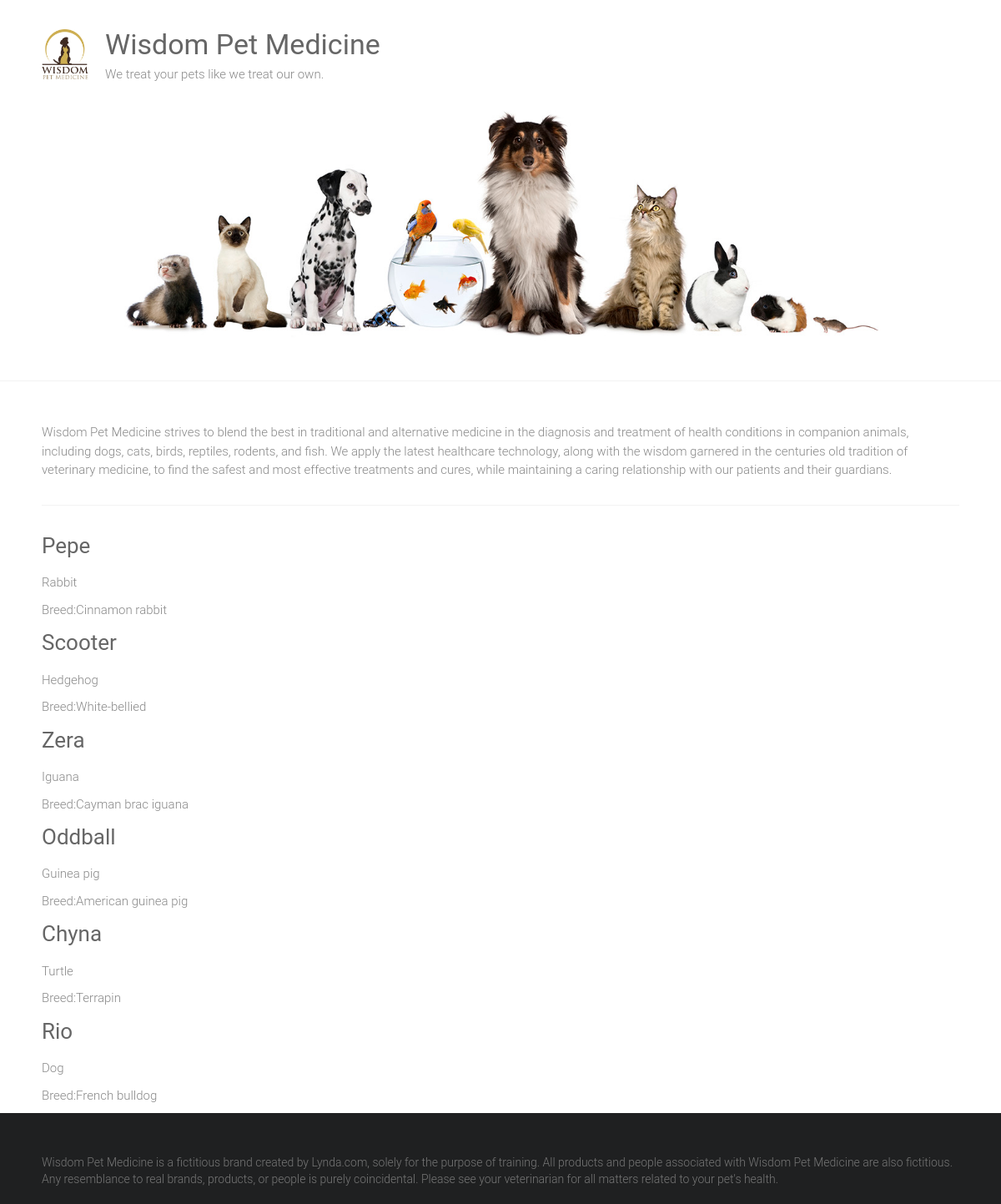
The page / on the database its author committed.
### adoptions/models.py (models this page shows)
class Pet(models.Model):
    SEX_CHOICES = [('M','Male'),('F','Female')]
    name = models.CharField(max_length = 30)
    submitter = models.CharField(max_length = 30)
    species = models.CharField(max_length = 30)
    breed = models.CharField(max_length = 30, blank=True)
    description = models.TextField()
    sex = models.CharField(choices=SEX_CHOICES, max_length = 1, blank=True)
    submission_date = models.DateTimeField()
    age = models.IntegerField(null=True)
    vaccinations = models.ManyToManyField('Vaccine', blank=True)

### adoptions/views.py (the view)
# urls.py: path('', views.home, name='home'),
def home(request):
    pets = Pet.objects.all()
    return render(request, 'home.html', {'pets': pets})

### adoptions/templates/home.html (shortened to what this page needs)
{% extends "base.html" %}
{% block content %}
<div>
    {% for pet in pets %}
    <div class="petname">
        <a href="{% url 'pet_detail' pet.id %}">
            <h3>{{ pet.name | capfirst }}</h3>
        </a>
        <p>{{ pet.species }}</p>
        {% if pet.breed %}
            <p>Breed:{{ pet.breed }}</p>
        {% endif %}
    </div>
    {% endfor %}
</div>
{% endblock %}

### adoptions/templates/base.html (shortened to what this page needs)
{% load static %}
<html lang="en-US">
    <head>
        <link rel="stylesheet" id="ample-style-css" href="{% static 'style.css' %}" type="text/css" media="all">
    </head>
    <body class="wide">
        <div id="page" class="hfeed site">
            <header>
                <div class="header">
                    <div class="main-head-wrap inner-wrap clearfix">
                        <div id="header-logo-image">
                            <a href="/">
                                <img src="{% static 'images/logo.png' %}" alt="Wisdom Pet Medicine">
                            </a>
                        </div>
                        <div id="header-text" class="">
                            <h1 id="site-title">
                                <a href="/" title="Wisdom Pet Medicine" rel="home">Wisdom Pet Medicine</a>
                            </h1>
                            <p>We treat your pets like we treat our own.</p>
                        </div>
                        <img src="{% static 'images/header.jpg' %}" alt="Wisdom Pet Medicine">
                    </div>
                </div>
            </header>
            <div class="main-wrapper">
                <div class="single-page clearfix">
                    <div class="inner-wrap">
                        <p>Wisdom Pet Medicine strives to blend the best in traditional and alternative medicine in the diagnosis and treatment of health conditions in companion animals, including dogs, cats, birds, reptiles, rodents, and fish. We apply the latest healthcare technology, along with the wisdom garnered in the centuries old tradition of veterinary medicine, to find the safest and most effective treatments and cures, while maintaining a caring relationship with our patients and their guardians.</p>
                        <hr>
                        <div>
                        {% block content %}
                        {% endblock %}
                        </div>
                    </div>
                </div>
            </div>
            <footer id="colophon">
                <div class="inner-wrap">
                    Wisdom Pet Medicine is a fictitious brand created by Lynda.com, solely for the purpose of training. All products and people associated with Wisdom Pet Medicine are also fictitious. Any resemblance to real brands, products, or people is purely coincidental. Please see your veterinarian for all matters related to your pet's health.
                </div>
            </footer>
        </div>
    </body>
</html>

### static/style.css (style rules this page uses)
html, body, div, span, applet, object, iframe, h1, h2, h3, h4, h5, h6, p, blockquote, pre, a, abbr, acronym, address, big, cite, code, del, dfn, em, font, ins, kbd, q, s, samp, small, strike, strong, sub, sup, tt, var, dl, dt, dd, ol, ul, li, fieldset, form, label, legend, table, caption, tbody, tfoot, thead, tr, th, td { border: 0; font: inherit; font-size: 100%; font-style: inherit; font-weight: inherit; margin: 0; outline: 0; padding: 0; vertical-align: baseline; }
html { overflow-y: scroll; -webkit-text-size-adjust: 100%; -ms-text-size-adjust: 100%; }
article, aside, details, figcaption, figure, footer, header, main, nav, section { display: block; }
h1, h2, h3, h4, h5, h6 { color: #666666; line-height: 1.4; padding-bottom: 15px; font-weight: normal; }
h1 { font-size: 30px; }
h3 { font-size: 26px; }
body, button, input, select, textarea { color: #888888; font-size: 15px; line-height: 1.5; font-family: 'Roboto', sans-serif; font-weight: 300; }
p { color: #888888; font-size: 15px; line-height: 1.5; margin-bottom: 15px; font-weight: 300; }
body { background: #f2f2f2; }
hr { border-color: #f2f2f2; border-style: solid none none; border-width: 1px 0 0; height: 0; margin: 30px 0; }
a { color: #80abc8; text-decoration: none; -webkit-transition: 0.25s ease-in-out; -moz-transition: 0.25s ease-in-out; transition: 0.25s ease-in-out; -ms-transition: 0.25s ease-in-out; -o-transition: 0.25s ease-in-out; }
img { max-width: 100%; height: auto; vertical-align: top; margin-bottom: 18px; }
a img { border: 0; }
.clearfix:after { visibility: hidden; display: block; font-size: 0; content: " "; clear: both; height: 0; }
.clearfix { display: inline-block; }
.clearfix { display: block; }
body { padding-top: 30px; padding-bottom: 30px; }
body.wide { padding-top: 0; padding-bottom: 0; }
#page { background-color: #ffffff; margin: 0 auto; max-width: 1180px; box-shadow: 0 1px 2px 0 rgba(0, 0, 0, 0.1); }
.wide #page { max-width: 100%; }
.inner-wrap { max-width: 1100px; margin: 0 auto; }
.main-head-wrap { padding: 30px 0; }
.header { border-bottom: 1px solid #f2f2f2; }
#header-logo-image { float: left; padding: 5px 20px 5px 0; max-width: 100%; }
#header-logo-image img { margin-bottom: 0px; max-height: 60px; height: auto; width: auto; }
#header-text { float: left; padding-right: 20px; }
#site-title { padding-bottom: 0; }
#site-title a { color: #666666; font-size: 34px; }
.single-page { margin-top: 50px; }
.single-page p { margin-bottom: 10px; }
#colophon { font-size: 14px; clear: both; color: #777; background-color: #1f2021; overflow: hidden; padding: 50px 0 20px; }
#colophon, #colophon p { font-size: 14px; line-height: 1.4; }

### rows shown on the page
Pet: name "Pepe", species "Rabbit", breed "Cinnamon rabbit"
Pet: name "Scooter", species "Hedgehog", breed "White-bellied"
Pet: name "Zera", species "Iguana", breed "Cayman brac iguana"
Pet: name "Oddball", species "Guinea pig", breed "American guinea pig"
Pet: name "Chyna", species "Turtle", breed "Terrapin"
Pet: name "Rio", species "Dog", breed "French bulldog"
